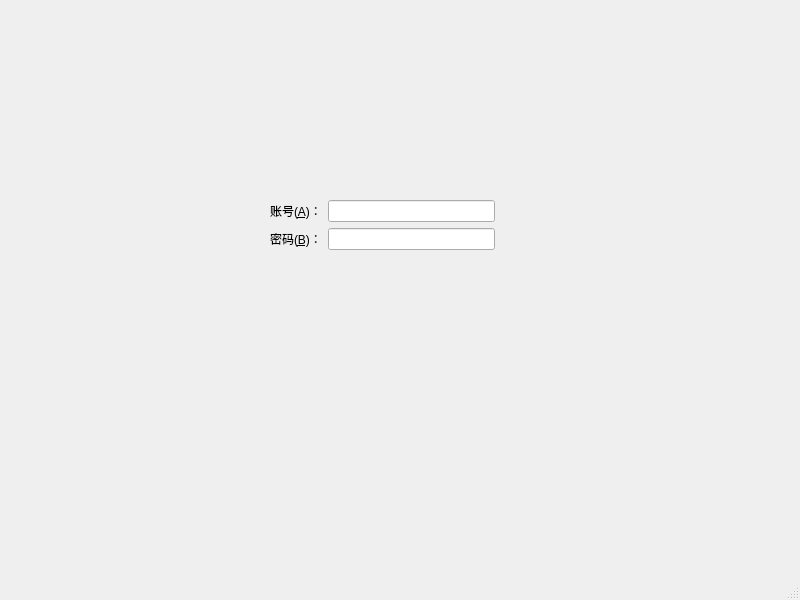
<?xml version="1.0" encoding="UTF-8"?>
<ui version="4.0">
 <class>MainWindow</class>
 <widget class="QMainWindow" name="MainWindow">
  <property name="geometry">
   <rect>
    <x>0</x>
    <y>0</y>
    <width>800</width>
    <height>600</height>
   </rect>
  </property>
  <property name="windowTitle">
   <string>MainWindow</string>
  </property>
  <widget class="QWidget" name="centralwidget">
   <widget class="QWidget" name="formLayoutWidget">
    <property name="geometry">
     <rect>
      <x>270</x>
      <y>200</y>
      <width>225</width>
      <height>51</height>
     </rect>
    </property>
    <layout class="QFormLayout" name="formLayout">
     <item row="0" column="0">
      <widget class="QLabel" name="label">
       <property name="text">
        <string>账号(&amp;A)：</string>
       </property>
       <property name="buddy">
        <cstring>lineEdit</cstring>
       </property>
      </widget>
     </item>
     <item row="0" column="1">
      <widget class="QLineEdit" name="lineEdit"/>
     </item>
     <item row="1" column="0">
      <widget class="QLabel" name="label_2">
       <property name="text">
        <string>密码(&amp;B)：</string>
       </property>
       <property name="buddy">
        <cstring>lineEdit_2</cstring>
       </property>
      </widget>
     </item>
     <item row="1" column="1">
      <widget class="QLineEdit" name="lineEdit_2"/>
     </item>
    </layout>
   </widget>
  </widget>
  <widget class="QMenuBar" name="menubar">
   <property name="geometry">
    <rect>
     <x>0</x>
     <y>0</y>
     <width>800</width>
     <height>26</height>
    </rect>
   </property>
  </widget>
  <widget class="QStatusBar" name="statusbar"/>
 </widget>
 <resources/>
 <connections/>
</ui>
